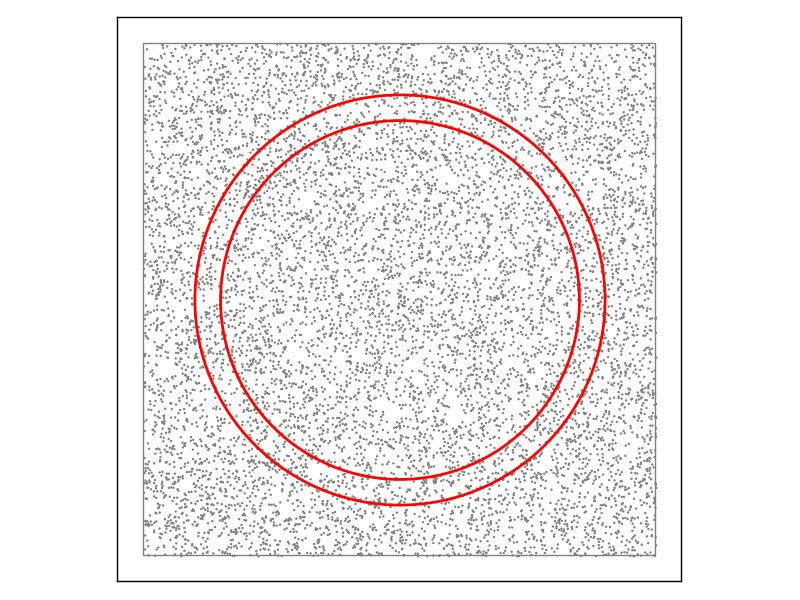

Recreate this plot in Python.
import numpy as np
import matplotlib.pyplot as plt
from matplotlib.patches import Circle, Rectangle, Arc
from matplotlib.lines import Line2D  
import nest.topology as topo

source_layer = topo.CreateLayer({'elements': 'iaf_neuron',
                                 'positions': [(0.0, 0.0)]})
x = np.random.uniform(-0.5, 0.5, 10000)
y = np.random.uniform(-0.5, 0.5, 10000)
pos = zip(x, y)
target_layer = topo.CreateLayer({'elements': 'iaf_neuron',
                                 'positions': pos})

mask = {'rectangular': {'lower_left': [-0.5, -0.5],
                        'upper_right': [0.5, 0.5]}}
kernel = {'gaussian': {'p_center': 1., 'sigma': .2}}
conn_specs = {'connection_type': 'convergent',
              'mask': mask, 'kernel': kernel}

topo.ConnectLayers(source_layer, target_layer, conn_specs)

import matplotlib.pyplot as plt
center = topo.FindCenterElement(source_layer)
fig = topo.PlotLayer(target_layer, nodecolor='grey', nodesize=3)
#topo.PlotTargets(center, target_layer, fig=fig, tgt_color='red', tgt_size=5)

ax = plt.gca()
c = Circle((0, 0), radius=0.35, facecolor='none', linestyle='solid', edgecolor='red', linewidth=2, zorder=2)
ax.add_patch(c)
c = Circle((0, 0), radius=0.4, facecolor='none', linestyle='solid', edgecolor='red', linewidth=2, zorder=2)
ax.add_patch(c)

ax.arrow(0.2, 1.3, -0.15, -0.13, shape='full', head_width=0.05, head_length=0.07, fc="k", ec="k", length_includes_head="True")


ax.get_xaxis().set_visible(False)
ax.get_yaxis().set_visible(False)

plt.tight_layout()

filename_base = __file__.split('.')[0]
plt.savefig(filename_base + '.png', bbox_inces='tight', pad_inches=0)
